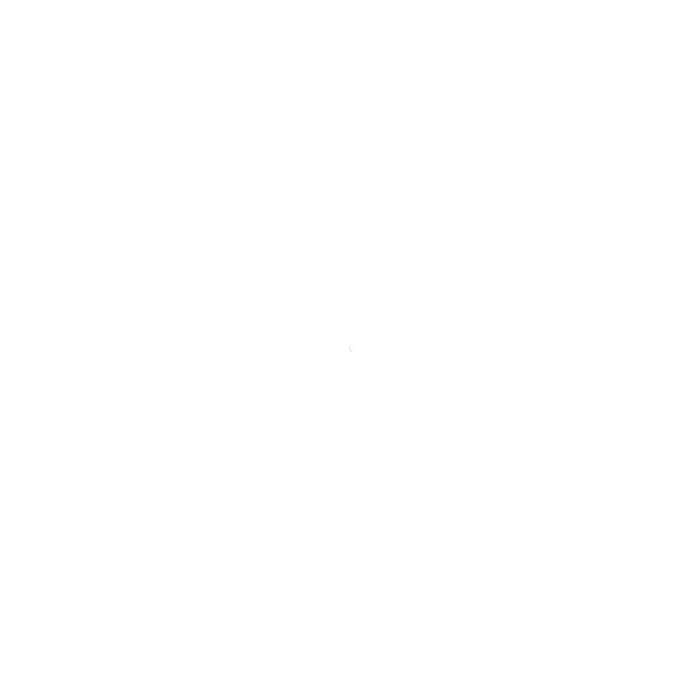
Frame 1 (no input)
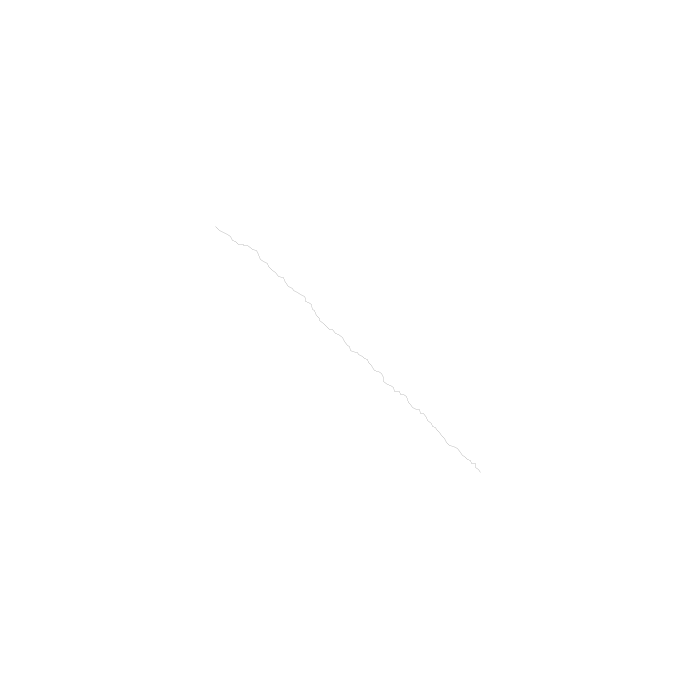
Frame 60 (the mouse pressed at the canvas centre just before this capture)
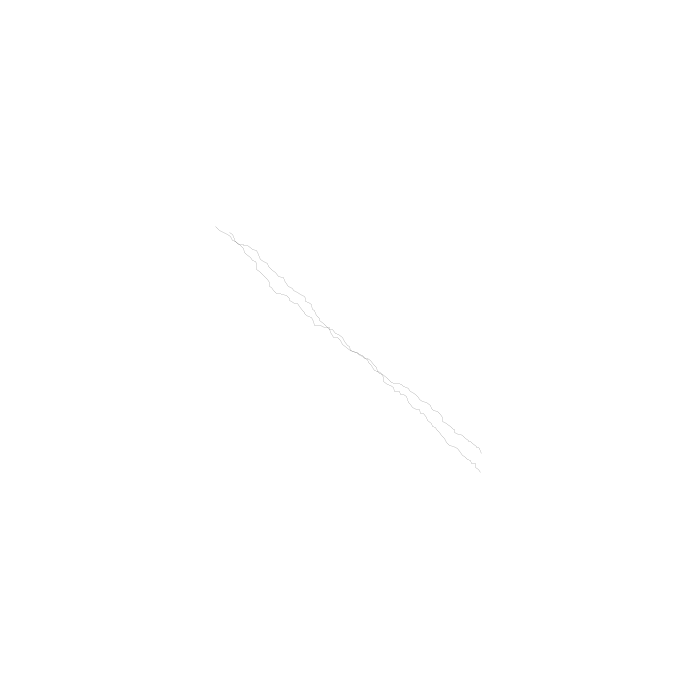
Frame 120 (the mouse held since frame 60 and released just before this capture)

The Processing sketch that drew these frames (run headless with seeded random() and noise(); from frame 60 on, the mouse is pressed at the canvas centre):

// Processing sketch: processing_77731
// ── processing_77731.pde

//This is some of my early work, please excuse the hundreds of variables

/////FIRST SQUARES///////
float a;
float b;
float c;
float d;
float X;
float Y;

float Z;

float f;
float on;
float duh;
float r;

float l;
float o;

float na;
float ice;
float yu;
float mi;
float GUM;

//////////////SECOND SQUARES/////////

float YOU;
float ARE;

float Zoo;

float foo;
float ons;

float nan;
float iced;
float yur;
float mid;
 


void setup() {
  size(700, 700);
  background(255);
  stroke(50);

  a = 350;// random(0,350);
  b = 350;// random(0,350);
  f = 350;
  on =350;

  na = -4;
  ice = 4;

  YOU = 350;
  ARE = 350;
  foo = 350;
  ons = 350;

  nan = -4;
  iced = 4;
}

void draw() {
  stroke(yu, mi, 0);
  strokeWeight(GUM);

  c = random(0, ice);
  d = random(0, ice);
  X = a+c;
  Y = b+d;


  smooth();
  line(a, b, X, Y);
  a = X;
  b = Y;

  l = random(na, 0);
  o = random(na, 0);
  duh = f + l;
  r = on + o; 

  smooth();
  line(f, on, duh, r);
  f = duh;
  on = r;

  if (Y>700) {
    a = f = 350;
    b = on = 350;
    yu = random(0, 255);
    mi = random(0, 0);
    GUM = random(0, 1.5);
    na--;
    ice++;
  }
}


void mousePressed(){
  background(255);
    YOU = 350;
  ARE = 350;
  foo = 350;
  ons = 350;

  nan = -4;
  iced = 4;
  
   a = 350;
 b = 350;
 f = 350;
 on =350;

 na = -4;
 ice = 4;
}
